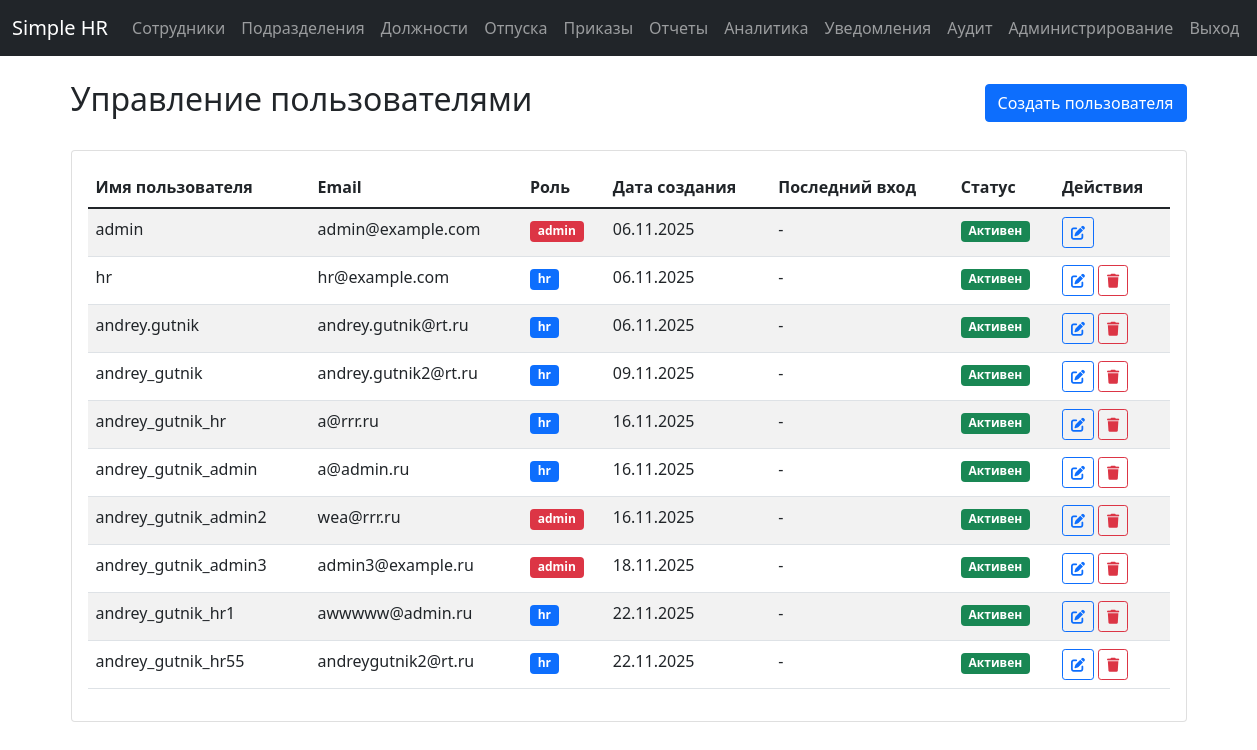
Before: /admin/users (signed in) with the older database file.
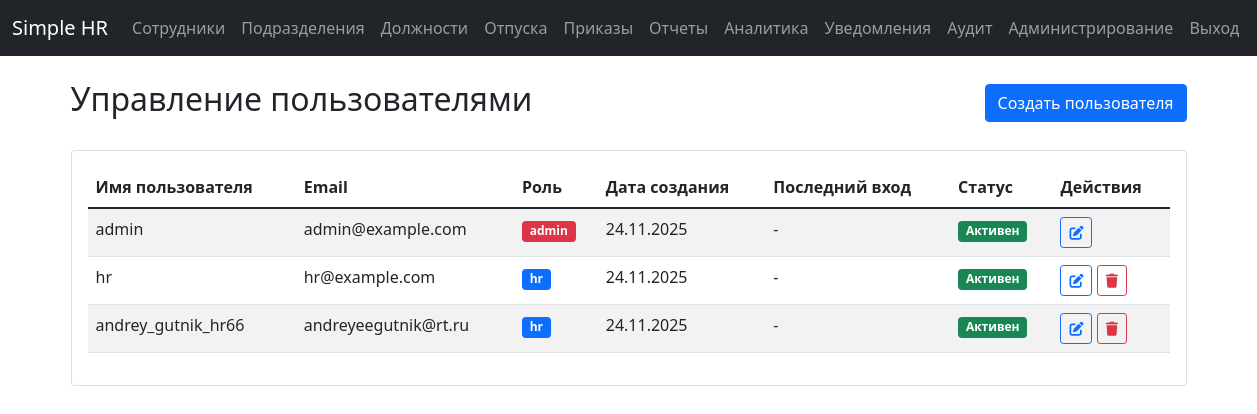
After: the same page with the newer database file.
### app/models.py (models this page shows, shortened)
class User(UserMixin, db.Model):
    id = db.Column(db.Integer, primary_key=True)
    username = db.Column(db.String(80), unique=True, nullable=False, index=True)
    email = db.Column(db.String(120), unique=True, nullable=False, index=True)
    password_hash = db.Column(db.String(256), nullable=False)
    role = db.Column(db.String(20), nullable=False, index=True)  # 'admin' or 'hr'
    active = db.Column(db.Boolean, default=True, nullable=False, name='is_active')
    created_at = db.Column(db.DateTime, default=datetime.utcnow, index=True)
    last_login = db.Column(db.DateTime, index=True)
    reset_token = db.Column(db.String(100), unique=True, nullable=True)
    reset_token_expires = db.Column(db.DateTime, nullable=True)
    __table_args__ = (
        db.Index('idx_user_role_active', 'role', 'is_active'),
    )
    def is_admin(self):
        return self.role == 'admin'

### app/routes/admin.py (the view)
@bp.route('/users')
@login_required
@admin_required
def list_users():
    users = User.query.all()
    return render_template('admin/users/list.html', users=users)

### app/templates/admin/users/list.html (shortened to what this page needs)
{% extends "base.html" %}
{% block content %}
<div class="d-flex justify-content-between align-items-center mb-4">
    <h2>Управление пользователями</h2>
    <a href="{{ url_for('admin.create_user') }}" class="btn btn-primary">Создать пользователя</a>
</div>
<div class="row">
    <div class="col-12">
        <div class="card">
            <div class="card-body">
                <div class="table-responsive">
                    <table class="table table-striped">
                        <thead>
                            <tr>
                                <th>Имя пользователя</th>
                                <th>Email</th>
                                <th>Роль</th>
                                <th>Дата создания</th>
                                <th>Последний вход</th>
                                <th>Статус</th>
                                <th>Действия</th>
                            </tr>
                        </thead>
                        <tbody>
                            {% for user in users %}
                            <tr>
                                <td>{{ user.username }}</td>
                                <td>{{ user.email }}</td>
                                <td>
                                    <span class="badge bg-{% if user.role == 'admin' %}danger{% else %}primary{% endif %}">
                                        {{ user.role }}
                                    </span>
                                </td>
                                <td>{{ user.created_at.strftime('%d.%m.%Y') if user.created_at else '-' }}</td>
                                <td>{{ user.last_login.strftime('%d.%m.%Y %H:%M') if user.last_login else '-' }}</td>
                                <td>
                                    <span class="badge bg-{% if user.is_active %}success{% else %}secondary{% endif %}">
                                        {% if user.is_active %}Активен{% else %}Неактивен{% endif %}
                                    </span>
                                </td>
                                <td>
                                    <a href="{{ url_for('admin.edit_user', id=user.id) }}" class="btn btn-sm btn-outline-primary">
                                        <i class="fas fa-edit"></i>
                                    </a>
                                    {% if user.id != current_user.id %}
                                    <form method="POST" action="{{ url_for('admin.delete_user', id=user.id) }}" class="d-inline">
                                        <button type="submit" class="btn btn-sm btn-outline-danger" onclick="return confirm('Вы уверены, что хотите удалить этого пользователя?')">
                                            <i class="fas fa-trash"></i>
                                        </button>
                                    </form>
                                    {% endif %}
                                </td>
                            </tr>
                            {% endfor %}
                        </tbody>
                    </table>
                </div>
            </div>
        </div>
    </div>
</div>
{% endblock %}

Changed rows visible on the page:
removed User: username "andrey_gutnik", email "andrey.gutnik2@rt.ru", role "hr", created_at "09.11.2025", last_login "-"
removed User: username "andrey_gutnik_hr", email "a@rrr.ru", role "hr", created_at "16.11.2025", last_login "-"
removed User: username "andrey_gutnik_admin", email "a@admin.ru", role "hr", created_at "16.11.2025", last_login "-"
removed User: username "andrey_gutnik_admin2", email "wea@rrr.ru", role "admin", created_at "16.11.2025", last_login "-"
removed User: username "andrey_gutnik_admin3", email "admin3@example.ru", role "admin", created_at "18.11.2025", last_login "-"
removed User: username "andrey_gutnik_hr1", email "awwwww@admin.ru", role "hr", created_at "22.11.2025", last_login "-"
removed User: username "andrey_gutnik_hr55", email "andreygutnik2@rt.ru", role "hr", created_at "22.11.2025", last_login "-"
changed User "admin": created_at "06.11.2025" → "24.11.2025"
changed User "hr@example.com": created_at "06.11.2025" → "24.11.2025"
changed User: username "andrey.gutnik" → "andrey_gutnik_hr66"; email "andrey.gutnik@rt.ru" → "andreyeegutnik@rt.ru"; created_at "06.11.2025" → "24.11.2025"
